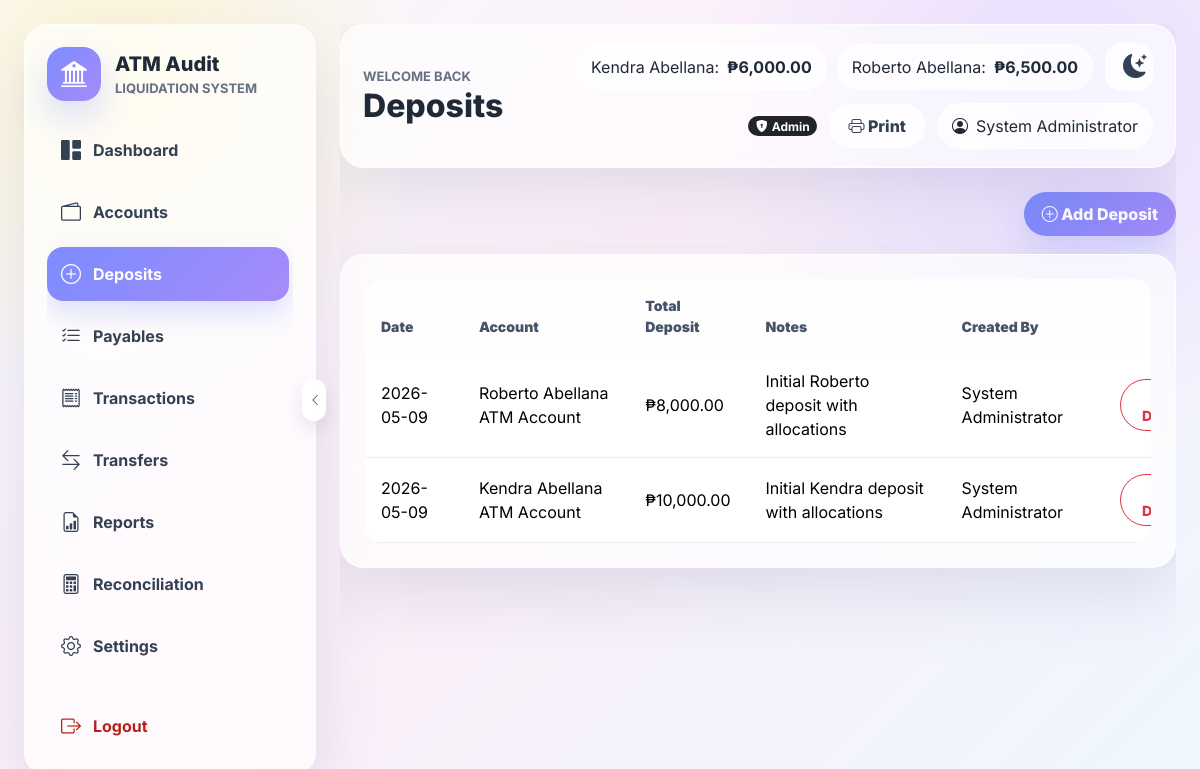
The app's page /pages/deposits.php (signed in) with its own data.
### tables this page shows
CREATE TABLE accounts (
    id INT AUTO_INCREMENT PRIMARY KEY,
    account_name VARCHAR(160) NOT NULL UNIQUE,
    current_balance DECIMAL(15,2) NOT NULL DEFAULT 0.00,
    created_at DATETIME NOT NULL DEFAULT CURRENT_TIMESTAMP,
    deleted_at DATETIME NULL
);

CREATE TABLE deposits (
    id INT AUTO_INCREMENT PRIMARY KEY,
    account_id INT NOT NULL,
    deposit_date DATE NOT NULL,
    total_amount DECIMAL(15,2) NOT NULL,
    notes TEXT NULL,
    created_by INT NULL,
    created_at DATETIME NOT NULL DEFAULT CURRENT_TIMESTAMP,
    deleted_at DATETIME NULL,
    CONSTRAINT fk_deposits_account FOREIGN KEY (account_id) REFERENCES accounts(id),
    CONSTRAINT fk_deposits_user FOREIGN KEY (created_by) REFERENCES users(id),
    INDEX idx_deposits_account_date (account_id, deposit_date)
);

CREATE TABLE users (
    id INT AUTO_INCREMENT PRIMARY KEY,
    full_name VARCHAR(120) NOT NULL,
    username VARCHAR(60) NOT NULL UNIQUE,
    password VARCHAR(255) NOT NULL,
    role ENUM('Admin', 'User') NOT NULL DEFAULT 'User',
    account_id INT NULL,
    created_at DATETIME NOT NULL DEFAULT CURRENT_TIMESTAMP,
    deleted_at DATETIME NULL,
    INDEX idx_users_account (account_id)
);

### config/database.php (called while the page is built, shortened)
<?php
function db(): PDO
{
    static $pdo = null;
    if ($pdo instanceof PDO) {
        return $pdo;
    }
    $dsn = sprintf('mysql:host=%s;port=%s;dbname=%s;charset=utf8mb4', DB_HOST, DB_PORT, DB_NAME);
    $pdo = new PDO($dsn, DB_USER, DB_PASS, [
        PDO::ATTR_ERRMODE => PDO::ERRMODE_EXCEPTION,
        PDO::ATTR_DEFAULT_FETCH_MODE => PDO::FETCH_ASSOC,
        PDO::ATTR_EMULATE_PREPARES => false,
    ]);
    ensureDefaultSeedData($pdo);
    return $pdo;
}
function ensureDefaultSeedData(PDO $pdo): void
{
    try {
        $pdo->beginTransaction();
        $accountStmt = $pdo->prepare(
            'INSERT INTO accounts (id, account_name, current_balance, deleted_at)
             VALUES (:id, :account_name, :current_balance, NULL)
             ON DUPLICATE KEY UPDATE
                 account_name = VALUES(account_name),
                 deleted_at = NULL'
        );
        foreach (DEFAULT_SEED_ACCOUNTS as [$id, $accountName, $balance]) {
            $accountStmt->execute([
                'id' => $id,
                'account_name' => $accountName,
                'current_balance' => $balance,
            ]);
        }
        $findDefaultUserStmt = $pdo->prepare(
            'SELECT id FROM users WHERE LOWER(username) = LOWER(:username) LIMIT 1'
        );
        $updateDefaultUserStmt = $pdo->prepare(
            'UPDATE users
             SET full_name = :full_name,
                 password = :password,
                 role = :role,
                 account_id = :account_id,
                 deleted_at = NULL
             WHERE id = :id'
        );
        $insertDefaultUserStmt = $pdo->prepare(
            'INSERT INTO users (full_name, username, password, role, account_id, deleted_at)
             VALUES (:full_name, :username, :password, :role, :account_id, NULL)'
        );
        foreach (DEFAULT_SEED_USERS as [$fullName, $username, $password, $role, $accountId]) {
            $params = [
                'full_name' => $fullName,
                'username' => $username,
                'password' => $password,
                'role' => $role,
                'account_id' => $accountId,
            ];
            $findDefaultUserStmt->execute(['username' => $username]);
            $existingId = (int) ($findDefaultUserStmt->fetch()['id'] ?? 0);
            if ($existingId > 0) {
                $updateDefaultUserStmt->execute([
                    'full_name' => $fullName,
                    'password' => $password,
                    'role' => $role,
                    'account_id' => $accountId,
                    'id' => $existingId,
                ]);
            } else {
                $insertDefaultUserStmt->execute($params);
            }
        }
        if ($pdo->inTransaction()) {
            $pdo->commit();
        }
    } catch (Throwable $e) {
        if ($pdo->inTransaction()) {
            $pdo->rollBack();
        }
        error_log($e->getMessage());
    }
}
function e(?string $value): string
{
    return htmlspecialchars((string) $value, ENT_QUOTES, 'UTF-8');
}
function asset(string $path): string
{
    return BASE_URL . '/assets/' . ltrim($path, '/');
}
function actionUrl(string $action): string
{
    return BASE_URL . '/actions/' . ltrim($action, '/');
}
function currentUser(): ?array
{
    return $_SESSION['user'] ?? null;
}
function isAdmin(): bool
{
    return (currentUser()['role'] ?? '') === 'Admin';
}
function money($amount): string
{
    return '&#8369;' . number_format((float) $amount, 2);
}
function fetchAccounts(bool $respectAccess = true): array
{
    return db()->query('SELECT * FROM accounts WHERE deleted_at IS NULL ORDER BY id ASC')->fetchAll();
}
function accountAccessCondition(string $columnName): string
{
    if (isAdmin()) {
        return '';
    }
    return ' AND ' . $columnName . ' = :access_account_id';
}

### pages/deposits.php (the view, shortened to what this page needs)
<?php
require_once __DIR__ . '/../includes/header.php';
require_once __DIR__ . '/../includes/footer.php';
$params = [];
$where = 'WHERE d.deleted_at IS NULL';
$where .= accountAccessCondition('d.account_id');
$params = bindAccountAccess($params);
$stmt = db()->prepare(
    "SELECT d.*, a.account_name, u.full_name
     FROM deposits d
     JOIN accounts a ON a.id = d.account_id
     LEFT JOIN users u ON u.id = d.created_by
     $where
     ORDER BY d.deposit_date DESC, d.id DESC"
);
$stmt->execute($params);
$deposits = $stmt->fetchAll();
renderHeader('Deposits');
?>
<div class="page-actions">
    <button class="btn btn-primary-soft" data-bs-toggle="modal" data-bs-target="#addDepositModal"><i class="bi bi-plus-circle"></i> Add Deposit</button>
</div>
<div class="glass-card">
    <div class="table-responsive">
        <table class="table soft-table">
            <thead><tr><th>Date</th><th>Account</th><th>Total Deposit</th><th>Notes</th><th>Created By</th><th></th></tr></thead>
            <tbody>
            <?php foreach ($deposits as $deposit): ?>
                <tr>
                    <td><?= e($deposit['deposit_date']) ?></td>
                    <td><?= e($deposit['account_name']) ?></td>
                    <td><?= money($deposit['total_amount']) ?></td>
                    <td><?= e($deposit['notes']) ?></td>
                    <td><?= e($deposit['full_name'] ?? 'System') ?></td>
                    <td>
                        <form method="post" action="<?= actionUrl('delete_deposit.php') ?>" class="confirm-form">
                            <button class="btn btn-sm btn-outline-danger" type="submit">
                                <i class="bi bi-trash"></i> Delete
                            </button>
                        </form>
                    </td>
                </tr>
            <?php endforeach; ?>
            </tbody>
        </table>
    </div>
</div>

### includes/header.php (shortened to what this page needs)
<?php
require_once __DIR__ . '/../config/database.php';
function renderHeader(string $title): void
{
    $user = currentUser();
    $accounts = currentUser() ? fetchAccounts() : [];
    ?>
    <!doctype html>
    <html lang="en">
    <head>
        <link href="https://cdn.jsdelivr.net/npm/bootstrap@5.3.3/dist/css/bootstrap.min.css" rel="stylesheet">
        <link href="https://cdn.jsdelivr.net/npm/bootstrap-icons@1.11.3/font/bootstrap-icons.css" rel="stylesheet">
        <link href="<?= asset('css/style.css') ?>" rel="stylesheet">
    </head>
    <body>
    <?php if ($user): ?>
        <div class="app-shell">
            <?php require __DIR__ . '/sidebar.php'; ?>
            <main class="main-panel">
                <header class="topbar glass-card">
                    <div>
                        <div class="eyebrow">Welcome back</div>
                        <h1><?= e($title) ?></h1>
                    </div>
                    <div class="topbar-tools">
                        <div class="balance-strip d-none d-xl-flex">
                            <?php foreach ($accounts as $account): ?>
                                <span><?= e(str_replace(' ATM Account', '', $account['account_name'])) ?>: <strong><?= money($account['current_balance']) ?></strong></span>
                            <?php endforeach; ?>
                        </div>
                        <button class="btn btn-soft icon-button" id="themeToggleButton" type="button" aria-label="Toggle night mode" title="Toggle night mode">
                            <i class="bi bi-moon-stars-fill"></i>
                        </button>
                        <?php if (isAdmin()): ?>
                            <span class="badge rounded-pill text-bg-dark admin-badge"><i class="bi bi-shield-lock-fill me-1"></i>Admin</span>
                        <?php endif; ?>
                        <button class="btn btn-soft print-page-button" id="printPageButton" type="button"><i class="bi bi-printer"></i> Print</button>
                        <div class="profile-pill"><i class="bi bi-person-circle"></i> <?= e($user['full_name']) ?></div>
                    </div>
                </header>
                <section class="content-wrap">
    <?php endif; ?>
    <?php
}
?>

### assets/css/style.css (style rules this page uses)
:root { --bg-a: #f8faff; --bg-b: #fceff9; --bg-c: #eef7ff; --primary: #7b8cff; --secondary: #a78bfa; --success: #7ed6a7; --warning: #f6c177; --danger: #f28b82; --neutral: #e5e7eb; --text: #1f2937; --muted: #667085; --glass: rgba(255, 255, 255, 0.64); --border: rgba(255, 255, 255, 0.75); --shadow: 0 24px 70px rgba(88, 96, 135, 0.16); --app-font-size: 16px; }
* { box-sizing: border-box; }
body { min-height: 100vh; margin: 0; color: var(--text); font-family: Inter, system-ui, -apple-system, BlinkMacSystemFont, "Segoe UI", sans-serif; font-size: var(--app-font-size); background: radial-gradient(circle at 10% 10%, #fff7d6 0, transparent 25%), radial-gradient(circle at 88% 12%, #e8ddff 0, transparent 28%), linear-gradient(135deg, var(--bg-a), var(--bg-b) 45%, var(--bg-c)); }
.app-shell { display: grid; grid-template-columns: 292px minmax(0, 1fr); gap: 24px; min-height: 100vh; padding: 24px; transition: grid-template-columns 0.2s ease; }
.glass-card, .glass-modal { background: var(--glass); border: 1px solid var(--border); border-radius: 24px; box-shadow: var(--shadow); backdrop-filter: blur(18px); }
.glass-card { padding: 24px; }
.brand-subtitle, .eyebrow { color: var(--muted); font-size: 13px; font-weight: 700; text-transform: uppercase; letter-spacing: 0; }
.main-panel { min-width: 0; overflow-x: hidden; }
.content-wrap { padding: 24px 0 0; min-width: 0; }
.topbar { min-height: 92px; display: flex; align-items: center; justify-content: space-between; gap: 18px; padding: 18px 22px; }
.topbar h1 { margin: 0; font-size: 32px; font-weight: 800; }
.topbar-tools { display: flex; align-items: center; gap: 12px; flex-wrap: wrap; justify-content: flex-end; }
.balance-strip { gap: 10px; flex-wrap: wrap; }
.balance-strip span, .profile-pill, .balance-badge { display: inline-flex; align-items: center; gap: 8px; padding: 10px 14px; border-radius: 999px; background: rgba(255, 255, 255, 0.66); border: 1px solid rgba(255, 255, 255, 0.8); }
.btn { min-height: 44px; border-radius: 999px; font-weight: 800; padding-inline: 18px; }
.btn-primary-soft { color: white; border: 0; background: linear-gradient(135deg, var(--primary), var(--secondary)); box-shadow: 0 14px 32px rgba(123, 140, 255, 0.25); }
.btn-soft { background: rgba(255, 255, 255, 0.7); border: 1px solid rgba(255, 255, 255, 0.85); color: #344054; }
.icon-button { width: 48px; height: 48px; border: 0; border-radius: 16px; background: rgba(255, 255, 255, 0.74); font-size: 24px; }
.page-actions { display: flex; justify-content: flex-end; gap: 10px; margin-bottom: 18px; }
.soft-table { margin: 0; vertical-align: middle; min-width: 860px; }
.table-responsive { max-height: min(68vh, 720px); overflow: auto; border-radius: 18px; scrollbar-gutter: stable; }
.soft-table thead th { position: sticky; top: 0; z-index: 2; border: 0; color: #475467; background: rgba(255, 255, 255, 0.76); font-size: 14px; font-weight: 900; letter-spacing: 0; }
.soft-table td, .soft-table th { padding: 16px; border-color: rgba(229, 231, 235, 0.74); }

### records on screen
accounts: account_name "Kendra Abellana", current_balance "₱6,000.00"
accounts: account_name "Roberto Abellana", current_balance "₱6,500.00"
deposits: deposit_date "2026-05-09", account.account_name "Roberto Abellana ATM Account", total_amount "₱8,000.00", notes "Initial Roberto deposit with allocations", created_by.full_name "System Administrator"
deposits: deposit_date "2026-05-09", account.account_name "Kendra Abellana ATM Account", total_amount "₱10,000.00", notes "Initial Kendra deposit with allocations", created_by.full_name "System Administrator"

### other values on screen
$label "Dashboard"
$label "Accounts"
$label "Deposits"
$label "Payables"
$label "Transactions"
$label "Transfers"
$label "Reports"
$label "Reconciliation"
$label "Settings"
$title "Deposits"
$user['full_name'] "System Administrator"
